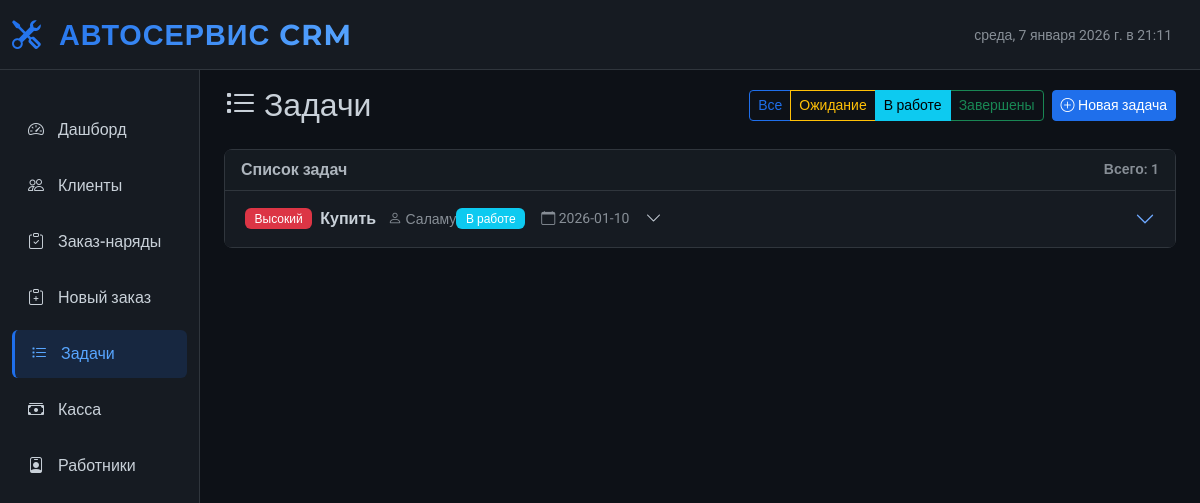
Screenshot of /tasks?status=in_progress with the database file from the repository.
### tables this page shows
CREATE TABLE tasks
                       (
                           id
                           INTEGER
                           PRIMARY
                           KEY
                           AUTOINCREMENT,
                           title
                           TEXT
                           NOT
                           NULL,
                           description
                           TEXT,
                           priority
                           TEXT
                           DEFAULT
                           'medium',
                           status
                           TEXT
                           DEFAULT
                           'pending',
                           assigned_to
                           TEXT,
                           due_date
                           TIMESTAMP,
                           created_at
                           TIMESTAMP
                           DEFAULT
                           CURRENT_TIMESTAMP,
                           completed_at
                           TIMESTAMP
                       );

### app.py (the view)
@app.route('/tasks')
def tasks_page():
    status = request.args.get('status', '')
    tasks = db.get_tasks(status if status else None)
    tasks_list = [dict(task) for task in tasks]
    return render_template('tasks.html', tasks=tasks_list)

### database.py (called while the page is built, shortened)
    def get_tasks(self, status=None):
        cursor = self.conn.cursor()
        if status:
            cursor.execute('''
                           SELECT *
                           FROM tasks
                           WHERE status = ?
                           ORDER BY CASE priority
                                        WHEN 'high' THEN 1
                                        WHEN 'medium' THEN 2
                                        WHEN 'low' THEN 3
                                        END,
                                    due_date ASC,
                                    created_at DESC
                           ''', (status,))
        return cursor.fetchall()

### templates/tasks.html (shortened to what this page needs)
{% extends "base.html" %}
{% block content %}
<div class="d-flex justify-content-between align-items-center mb-4">
    <h2 class="mb-0" style="font-family: 'Montserrat', sans-serif;">
        <i class="bi bi-list-task me-2"></i>Задачи
    </h2>
    <div class="d-flex gap-2">
        <div class="btn-group btn-group-sm" role="group">
            <a href="/tasks" class="btn btn-outline-primary {% if not request.args.get('status') %}active{% endif %}">
                Все
            </a>
            <a href="/tasks?status=pending" class="btn btn-outline-warning {% if request.args.get('status') == 'pending' %}active{% endif %}">
                Ожидание
            </a>
            <a href="/tasks?status=in_progress" class="btn btn-outline-info {% if request.args.get('status') == 'in_progress' %}active{% endif %}">
                В работе
            </a>
            <a href="/tasks?status=completed" class="btn btn-outline-success {% if request.args.get('status') == 'completed' %}active{% endif %}">
                Завершены
            </a>
        </div>
        <button class="btn btn-primary btn-sm" data-bs-toggle="modal" data-bs-target="#addTaskModal">
            <i class="bi bi-plus-circle"></i> Новая задача
        </button>
    </div>
</div>
<div class="card">
    <div class="card-header d-flex justify-content-between align-items-center">
        <span>Список задач</span>
        <small class="text-muted">Всего: {{ tasks|length }}</small>
    </div>
    <div class="card-body p-0">
        <div class="accordion" id="tasksAccordion">
            {% for task in tasks %}
            <div class="accordion-item border-0 priority-{{ task.priority }}">
                <div class="accordion-header">
                    <button class="accordion-button collapsed d-flex justify-content-between align-items-center"
                            type="button" data-bs-toggle="collapse"
                            data-bs-target="#task{{ task.id }}"
                            aria-expanded="false">
                        <div class="d-flex align-items-center">
                            {% if task.priority == 'high' %}
                            <span class="badge bg-danger me-2">Высокий</span>
                            {% elif task.priority == 'medium' %}
                            <span class="badge bg-warning me-2">Средний</span>
                            {% else %}
                            <span class="badge bg-primary me-2">Низкий</span>
                            {% endif %}
                            <div>
                                <strong>{{ task.title }}</strong>
                                {% if task.assigned_to %}
                                <small class="text-muted ms-2">
                                    <i class="bi bi-person"></i> {{ task.assigned_to }}
                                </small>
                                {% endif %}
                            </div>
                        </div>
                        <div class="d-flex align-items-center">
                            <span class="badge me-3
                                {% if task.status == 'pending' %}bg-warning
                                {% elif task.status == 'in_progress' %}bg-info
                                {% else %}bg-success{% endif %}">
                                {% if task.status == 'pending' %}Ожидание
                                {% elif task.status == 'in_progress' %}В работе
                                {% else %}Завершена{% endif %}
                            </span>
                            {% if task.due_date %}
                            <small class="text-muted me-3">
                                <i class="bi bi-calendar"></i> {{ task.due_date[:10] }}
                            </small>
                            {% endif %}
                            <i class="bi bi-chevron-down"></i>
                        </div>
                    </button>
                </div>
            </div>
            {% endfor %}
        </div>
    </div>
</div>
{% endblock %}

### templates/base.html (style rules this page uses)
:root { --primary-dark: #0d1117; --secondary-dark: #161b22; --accent-blue: #1f6feb; --accent-light-blue: #58a6ff; --text-light: #c9d1d9; --text-muted: #8b949e; --border-dark: #30363d; --success: #238636; --warning: #9e6a03; --danger: #da3633; }
body { background-color: var(--primary-dark); color: var(--text-light); font-family: 'Roboto', sans-serif; min-height: 100vh; }
.card { background-color: var(--secondary-dark); border: 1px solid var(--border-dark); border-radius: 8px; }
.card-header { background-color: rgba(22, 27, 34, 0.9); border-bottom: 1px solid var(--border-dark); font-weight: 600; }
.btn-primary { background-color: var(--accent-blue); border-color: var(--accent-blue); font-weight: 500; }
.btn-outline-primary { color: var(--accent-blue); border-color: var(--accent-blue); }
.badge { font-weight: 500; padding: 0.4em 0.8em; }
.priority-high { border-left: 3px solid var(--danger); }
.accordion-button { background-color: var(--secondary-dark); color: var(--text-light); }

### rows the page displays
tasks: priority "Высокий", title "Купить", assigned_to "Саламу", status "В работе", due_date "2026-01-10"

### other values shown
{{ tasks|length }} "1"
